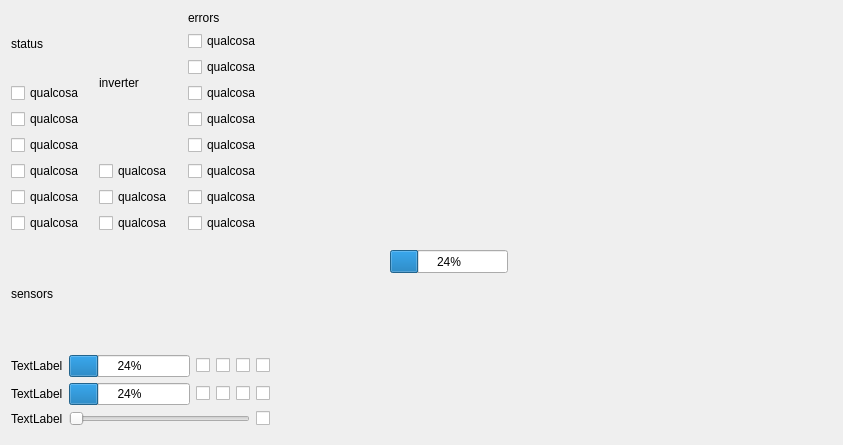
<?xml version="1.0" encoding="UTF-8"?>
<ui version="4.0">
 <class>MainWindow</class>
 <widget class="QMainWindow" name="MainWindow">
  <property name="geometry">
   <rect>
    <x>0</x>
    <y>0</y>
    <width>843</width>
    <height>445</height>
   </rect>
  </property>
  <property name="windowTitle">
   <string>MainWindow</string>
  </property>
  <widget class="QWidget" name="centralWidget">
   <widget class="QWidget" name="layoutWidget">
    <property name="geometry">
     <rect>
      <x>0</x>
      <y>0</y>
      <width>281</width>
      <height>437</height>
     </rect>
    </property>
    <layout class="QVBoxLayout" name="verticalLayout_5">
     <item>
      <layout class="QHBoxLayout" name="horizontalLayout_4">
       <item>
        <layout class="QVBoxLayout" name="verticalLayout">
         <item>
          <widget class="QLabel" name="label">
           <property name="text">
            <string>status</string>
           </property>
          </widget>
         </item>
         <item>
          <widget class="QCheckBox" name="checkBox_18">
           <property name="text">
            <string>qualcosa</string>
           </property>
          </widget>
         </item>
         <item>
          <widget class="QCheckBox" name="checkBox_19">
           <property name="text">
            <string>qualcosa</string>
           </property>
          </widget>
         </item>
         <item>
          <widget class="QCheckBox" name="checkBox_10">
           <property name="text">
            <string>qualcosa</string>
           </property>
          </widget>
         </item>
         <item>
          <widget class="QCheckBox" name="checkBox_16">
           <property name="text">
            <string>qualcosa</string>
           </property>
          </widget>
         </item>
         <item>
          <widget class="QCheckBox" name="checkBox_17">
           <property name="text">
            <string>qualcosa</string>
           </property>
          </widget>
         </item>
         <item>
          <widget class="QCheckBox" name="checkBox_5">
           <property name="text">
            <string>qualcosa</string>
           </property>
          </widget>
         </item>
        </layout>
       </item>
       <item>
        <layout class="QVBoxLayout" name="verticalLayout_4">
         <item>
          <widget class="QLabel" name="label_7">
           <property name="text">
            <string>inverter</string>
           </property>
          </widget>
         </item>
         <item>
          <widget class="QCheckBox" name="checkBox_30">
           <property name="text">
            <string>qualcosa</string>
           </property>
          </widget>
         </item>
         <item>
          <widget class="QCheckBox" name="checkBox_29">
           <property name="text">
            <string>qualcosa</string>
           </property>
          </widget>
         </item>
         <item>
          <widget class="QCheckBox" name="checkBox_28">
           <property name="text">
            <string>qualcosa</string>
           </property>
          </widget>
         </item>
        </layout>
       </item>
       <item>
        <layout class="QVBoxLayout" name="verticalLayout_2">
         <item>
          <widget class="QLabel" name="label_2">
           <property name="text">
            <string>errors</string>
           </property>
          </widget>
         </item>
         <item>
          <widget class="QCheckBox" name="checkBox_25">
           <property name="text">
            <string>qualcosa</string>
           </property>
          </widget>
         </item>
         <item>
          <widget class="QCheckBox" name="checkBox_20">
           <property name="text">
            <string>qualcosa</string>
           </property>
          </widget>
         </item>
         <item>
          <widget class="QCheckBox" name="checkBox_23">
           <property name="text">
            <string>qualcosa</string>
           </property>
          </widget>
         </item>
         <item>
          <widget class="QCheckBox" name="checkBox_22">
           <property name="text">
            <string>qualcosa</string>
           </property>
          </widget>
         </item>
         <item>
          <widget class="QCheckBox" name="checkBox_21">
           <property name="text">
            <string>qualcosa</string>
           </property>
          </widget>
         </item>
         <item>
          <widget class="QCheckBox" name="checkBox_24">
           <property name="text">
            <string>qualcosa</string>
           </property>
          </widget>
         </item>
         <item>
          <widget class="QCheckBox" name="checkBox_27">
           <property name="text">
            <string>qualcosa</string>
           </property>
          </widget>
         </item>
         <item>
          <widget class="QCheckBox" name="checkBox_26">
           <property name="text">
            <string>qualcosa</string>
           </property>
          </widget>
         </item>
        </layout>
       </item>
      </layout>
     </item>
     <item>
      <layout class="QVBoxLayout" name="verticalLayout_3">
       <item>
        <widget class="QLabel" name="label_6">
         <property name="text">
          <string>sensors</string>
         </property>
        </widget>
       </item>
       <item>
        <layout class="QHBoxLayout" name="horizontalLayout_2">
         <item>
          <widget class="QLabel" name="label_5">
           <property name="text">
            <string>TextLabel</string>
           </property>
          </widget>
         </item>
         <item>
          <widget class="QProgressBar" name="progressBar_3">
           <property name="value">
            <number>24</number>
           </property>
          </widget>
         </item>
         <item>
          <widget class="QCheckBox" name="checkBox_11">
           <property name="text">
            <string/>
           </property>
          </widget>
         </item>
         <item>
          <widget class="QCheckBox" name="checkBox_12">
           <property name="text">
            <string/>
           </property>
          </widget>
         </item>
         <item>
          <widget class="QCheckBox" name="checkBox_13">
           <property name="text">
            <string/>
           </property>
          </widget>
         </item>
         <item>
          <widget class="QCheckBox" name="checkBox_14">
           <property name="text">
            <string/>
           </property>
          </widget>
         </item>
        </layout>
       </item>
       <item>
        <layout class="QHBoxLayout" name="horizontalLayout">
         <item>
          <widget class="QLabel" name="label_4">
           <property name="text">
            <string>TextLabel</string>
           </property>
          </widget>
         </item>
         <item>
          <widget class="QProgressBar" name="progressBar">
           <property name="value">
            <number>24</number>
           </property>
          </widget>
         </item>
         <item>
          <widget class="QCheckBox" name="checkBox_6">
           <property name="text">
            <string/>
           </property>
          </widget>
         </item>
         <item>
          <widget class="QCheckBox" name="checkBox_7">
           <property name="text">
            <string/>
           </property>
          </widget>
         </item>
         <item>
          <widget class="QCheckBox" name="checkBox_8">
           <property name="text">
            <string/>
           </property>
          </widget>
         </item>
         <item>
          <widget class="QCheckBox" name="checkBox_9">
           <property name="text">
            <string/>
           </property>
          </widget>
         </item>
        </layout>
       </item>
       <item>
        <layout class="QHBoxLayout" name="horizontalLayout_3">
         <item>
          <widget class="QLabel" name="label_3">
           <property name="text">
            <string>TextLabel</string>
           </property>
          </widget>
         </item>
         <item>
          <widget class="QSlider" name="horizontalSlider">
           <property name="orientation">
            <enum>Qt::Horizontal</enum>
           </property>
          </widget>
         </item>
         <item>
          <widget class="QCheckBox" name="checkBox_15">
           <property name="text">
            <string/>
           </property>
          </widget>
         </item>
        </layout>
       </item>
      </layout>
     </item>
    </layout>
   </widget>
   <widget class="QProgressBar" name="progressBar_2">
    <property name="geometry">
     <rect>
      <x>390</x>
      <y>250</y>
      <width>118</width>
      <height>23</height>
     </rect>
    </property>
    <property name="value">
     <number>24</number>
    </property>
   </widget>
  </widget>
 </widget>
 <layoutdefault spacing="6" margin="11"/>
 <resources/>
 <connections/>
</ui>
